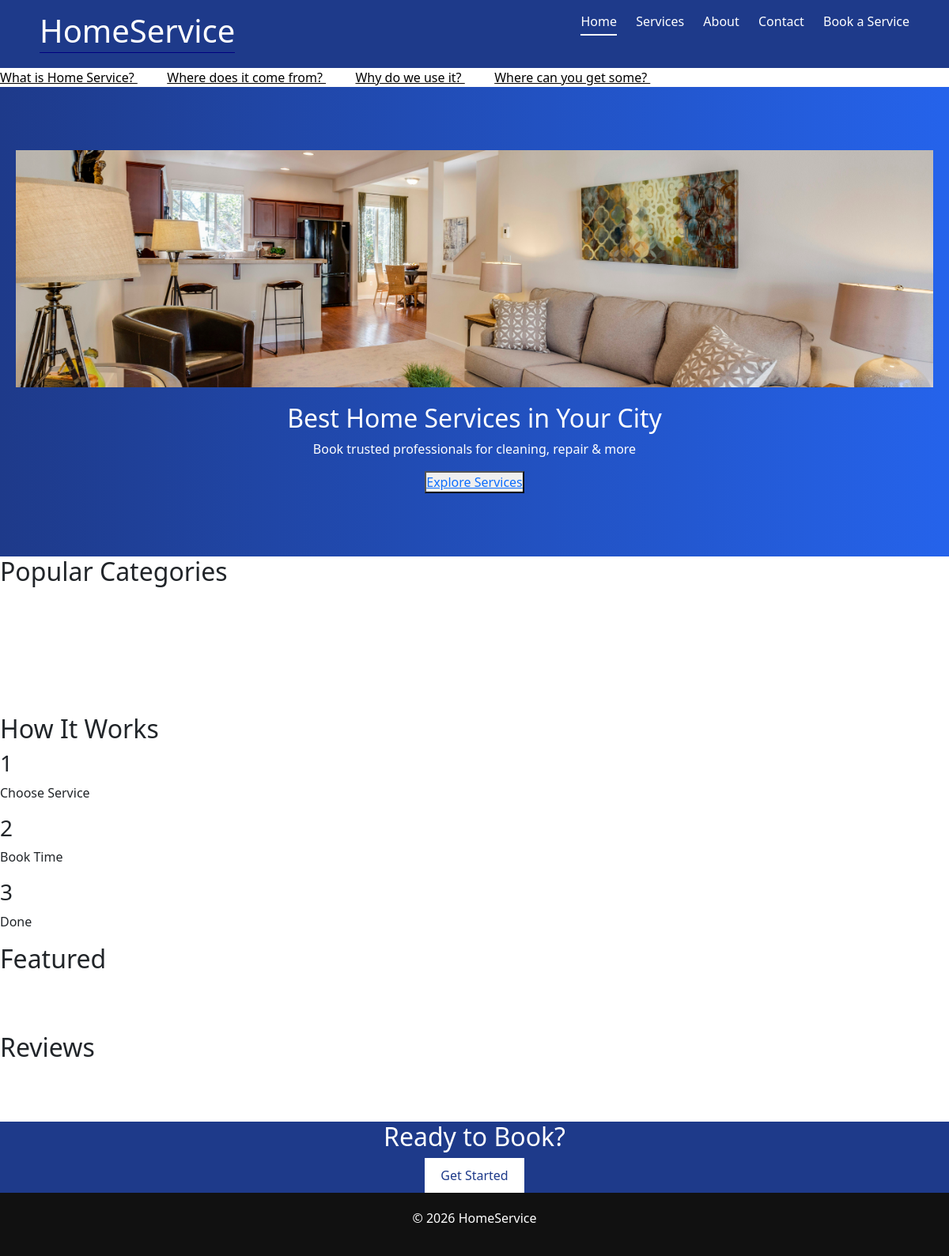
The page / on the database its author committed.
### news/models.py (models this page shows)
class News(models.Model):
    news_title = models.CharField(max_length=100)
    news_desc= HTMLField()
    news_image = models.FileField(upload_to="news/",max_length=250,null=True,default=None)
    news_slug = AutoSlugField(populate_from = 'news_title', unique=True, null=True, default=None)  #AutoSlugField generate slug by the populate_from attribute.

### django_core/views.py (the view)
# urls.py: 2. Add a URL to urlpatterns:  path('', views.home, name='home')
def home(request):
    newsData= News.objects.all()
    data = {
        'newsData': newsData
    }
    return render(request,"index.html",data)

### templates/index.html (shortened to what this page needs)
{% extends "base.html" %}
{% block content %}
<marquee onmouseover="stop()" onmouseout="start()">
    {% for news in newsData %}
    <a href='/newsDetails/{{news.news_slug}}' style="color: #000">{{ news.news_title}}  </a>  &nbsp;&nbsp;&nbsp;&nbsp;&nbsp;&nbsp;&nbsp;&nbsp;
    {% endfor %}
</marquee>
<section class="hero">
    <img src="/static/img/home.jpg" class="hero-img">
    <h2>Best Home Services in Your City</h2>
    <p>Book trusted professionals for cleaning, repair & more</p>
     <button> <a href="/services"> Explore Services </a></button>
</section>
<section class="categories">
    <h2>Popular Categories</h2>
    <div class="grid">
    </div>
</section>
<section class="how">
    <h2>How It Works</h2>
    <div class="steps">
        <div><h3>1</h3><p>Choose Service</p></div>
        <div><h3>2</h3><p>Book Time</p></div>
        <div><h3>3</h3><p>Done</p></div>
    </div>
</section>
<section class="featured">
    <h2>Featured</h2>
    <div class="grid">
    </div>
</section>
<section class="testimonials">
    <h2>Reviews</h2>
    <div class="grid">
    </div>
</section>
<section class="cta">
    <h2>Ready to Book?</h2>
    <button>Get Started</button>
</section>
{% endblock %}

### templates/base.html (shortened to what this page needs)
{% load static %}
<!DOCTYPE html>
<html lang="en">
<head>
<link href="https://cdn.jsdelivr.net/npm/bootstrap@5.3.0/dist/css/bootstrap.min.css" rel="stylesheet">
<link rel="stylesheet" href="{% static 'css/style.css' %}">
<link rel="stylesheet" href="{% static 'css/style.css' %}">
</head>
<body>
{% include "header.html" %}
{% block content %}
{% endblock %}
{% include "footer.html" %}
</body>
</html>

### templates/header.html (shortened to what this page needs)
<header class="header">
     <h1>
        <a href="{% url 'home' %}" class="logo">HomeService</a>
    </h1>
    <nav>
        <a class="{% if request.path == '/' %}active{% endif %}" href="{% url 'home' %}">Home</a>
        <a class="{% if request.path == '/services/' %}active{% endif %}" href="{% url 'services' %}">Services</a>
        <a class="{% if request.path == '/about-us/' %}active{% endif %}" href="{% url 'about' %}">About</a>
        <!-- {% url 'contact' as url %} is another django method to highlighting a link.
        We just named a url/path in alias form or store it in a variable  and put it in the request.path= alias name -->
        {% url 'contact' as url %}
        <a class="{% if request.path == url %}active{% endif %}" href="{{url}}">Contact</a>
        <a class="{% if request.path == '/form/' %}active{% endif %}" href="{% url 'form' %}">Book a Service</a>
    </nav>
</header>

### templates/footer.html
<footer>
    <p>© 2026 HomeService</p>
</footer>

### static/css/style.css (style rules this page uses)
* { margin: 0; padding: 0; box-sizing: border-box; }
.header { display: flex; justify-content: space-between; padding: 15px 50px; background: #1e3a8a; color: white; }
.header nav a { color: white; margin-left: 20px; text-decoration: none; }
.hero { text-align: center; padding: 80px 20px; background: linear-gradient(to right, #1e3a8a, #2563eb); color: white; }
.grid { display: grid; grid-template-columns: repeat(auto-fit, minmax(250px, 1fr)); gap: 20px; }
.cta { text-align: center; background: #1e3a8a; color: white; }
.cta button { padding: 10px 20px; background: white; color: #1e3a8a; border: none; }
footer { text-align: center; padding: 20px; background: #111; color: white; }
.hero-img { width: 100%; height: 300px; object-fit: cover; margin-bottom: 20px; }
.header nav a { color: white; text-decoration: none; margin-left: 20px; padding: 5px 0; transition: 0.5s; }
.header nav a.active { border-bottom: 2px solid white; font-weight: 500; }
.header h1 a, .header h1 a:visited { border-bottom: 1px solid navy; color: white; text-decoration: none; }

### rows shown on the page
News: news_title "What is Home Service?"
News: news_title "Where does it come from?"
News: news_title "Why do we use it?"
News: news_title "Where can you get some?"
